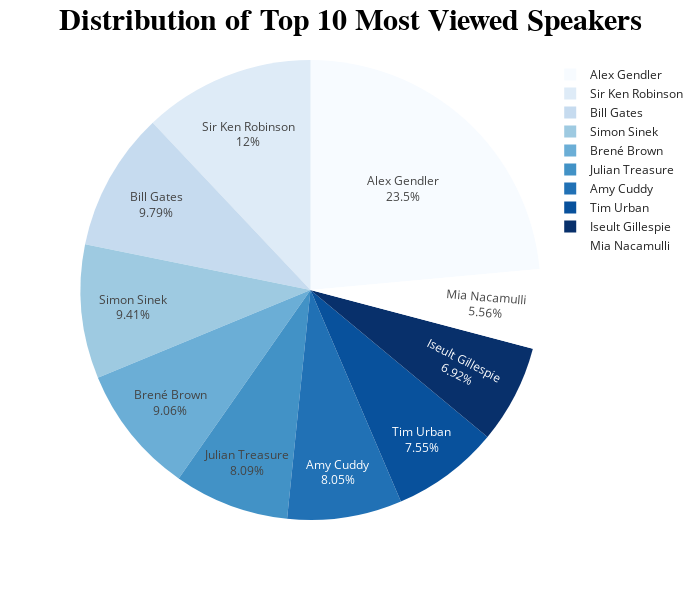

Here is the notebook cell this chart was saved with:
### Code cell
fig5 = px.pie(data_frame = views,
              names = views.index,
              values = 'views', 
              width = 700, 
              height = 600,
              color_discrete_sequence = px.colors.sequential.Blues,
              template ='simple_white'
            )
fig5.update_layout(
    autosize = True,
    title = {'text': "<b style:'color:blue;'>Distribution of Top 10 Most Viewed Speakers</b>", 'font': {'size': 30}},
    title_x = 0.5,
    title_font_family = "Times New Roman",
    title_font_color = "black")
fig5.update_traces(textposition ='inside', 
                   textinfo = 'percent+label',
                   showlegend = True)
fig5.show()

### Figure 1 — Plotly figure (JSON) as saved in the notebook; plotly's stock layout.template omitted (floating-point values rounded to 4 significant figures)
{"data": [{"domain": {"x": [0, 1], "y": [0, 1]}, "hovertemplate": "author=%{label}<br>views=%{value}<extra></extra>", "labels": ["Mia Nacamulli", "Iseult Gillespie", "Tim Urban", "Amy Cuddy", "Julian Treasure", "Brené Brown", "Simon Sinek", "Bill Gates", "Sir Ken Robinson", "Alex Gendler"], "legendgroup": "", "name": "", "showlegend": true, "textinfo": "percent+label", "textposition": "inside", "type": "pie", "values": [44174000, 54998000, 60000000, 64000000, 64300000, 72000000, 74800000, 77800000, 95654000, 187196000]}], "layout": {"autosize": true, "height": 600, "legend": {"tracegroupgap": 0}, "margin": {"t": 60}, "piecolorway": ["rgb(247,251,255)", "rgb(222,235,247)", "rgb(198,219,239)", "rgb(158,202,225)", "rgb(107,174,214)", "rgb(66,146,198)", "rgb(33,113,181)", "rgb(8,81,156)", "rgb(8,48,107)"], "title": {"font": {"color": "black", "family": "Times New Roman", "size": 30}, "text": "<b style:'color:blue;'>Distribution of Top 10 Most Viewed Speakers</b>", "x": 0.5}, "width": 700}}
